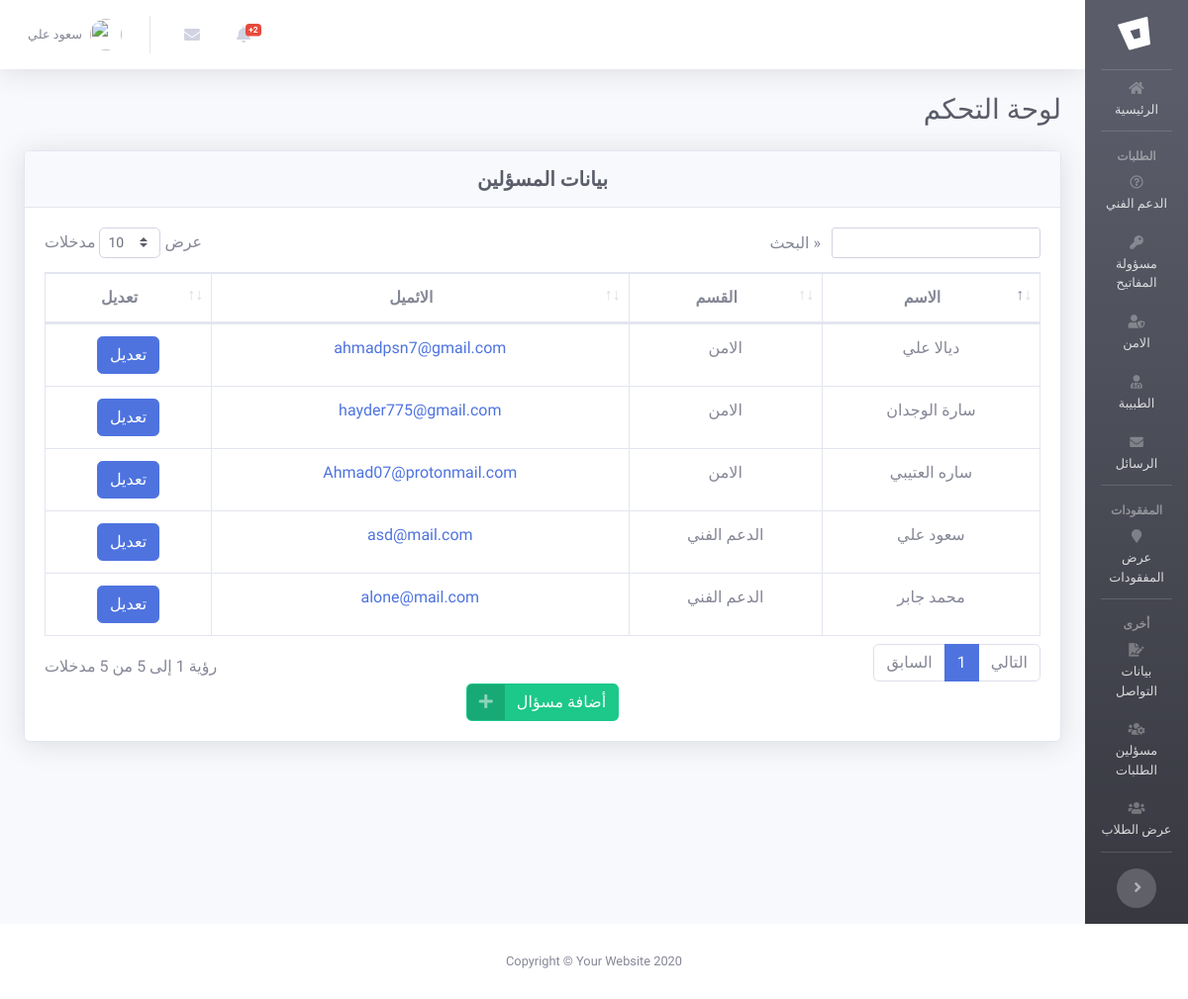
The app's page /dashboard/show-user.php (signed in) with its own data.
### tables this page shows
CREATE TABLE `users` (
  `id` int(11) NOT NULL,
  `name` varchar(225) NOT NULL,
  `email` varchar(225) NOT NULL,
  `password` varchar(225) NOT NULL,
  `roal` int(11) NOT NULL DEFAULT '4',
  `token` varchar(225) NOT NULL,
  `token_end` datetime NOT NULL
);

### dashboard/includes/DataBase.php (called while the page is built, shortened)
<?php
class Database
{
    protected $_db;
    static $_instance;
    private $host = 'localhost';
    private $db_name = 'tvtc_test';
    private $username = 'root';
    private $password = '';
    private function __construct() {
        try{
            $this->_db = new PDO('mysql:host='.$this->host .';dbname='.$this->db_name .';charset=utf8mb4', ''.$this->username .'', ''.$this->password .'', [PDO::ATTR_ERRMODE => PDO::ERRMODE_EXCEPTION,PDO::ATTR_DEFAULT_FETCH_MODE => PDO::FETCH_ASSOC]);
        }catch(PDOException $e){
            $errorId = 6;
            require 'error.php';
            exit;
        }
    }
    public static function getInstance() {
        if (!(self::$_instance instanceof self)) {
            self::$_instance = new self();
        }
        return self::$_instance;
    }
    public function __call ( $method, $args ) {
        if ( is_callable(array($this->_db, $method)) ) {
            return call_user_func_array(array($this->_db, $method), $args);
        }
        else {
            throw new BadMethodCallException('Undefined method Database::' . $method);
        }
    }
}
$conn = Database::getInstance();

### dashboard/show-user.php (the view, shortened to what this page needs)
<?php
function getSection($id){
    $section= "";
    switch ($id){
        case 1:
            $section = "الدعم الفني";
            break;
        case 2:
            $section = "الامن";
            break;
    }
    return $section;
}
?>
<?php include "includes/head.php";?>
<body id="page-top" >
<div id="wrapper">
    <?php include "includes/menu.php" ?>
    <div id="content-wrapper" class="d-flex flex-column">
        <div id="content">
            <nav class="navbar navbar-expand navbar-light bg-white topbar mb-4 static-top shadow">
                <ul class="navbar-nav mr-auto">
                    <?php include "includes/alert.php"?>
                    <?php include "includes/msg.php"?>
                    <?php include "includes/logout-menu.php"?>
                </ul>
            </nav>
            <div class="container-fluid">
                <div class="d-sm-flex align-items-center justify-content-between mb-4">
                    <h1 class="h3 mb-0 text-gray-800 text-right Fonty">لوحة التحكم</h1>
                </div>
                <div class="row">
                    <div class="col-xl-12 col-lg-12">
                        <div class="card shadow mb-4">
                            <div class="card-header py-3 ">
                                <h5 class="m-0 font-weight-bold text-dark text-center">بيانات المسؤلين</h5>
                            </div>
                            <div class="card-body" style="direction: ltr;">
                                <div class="table-responsive">
                                    <table class="table table-bordered text-center" id="dataTable" width="100%" cellspacing="0" dir="rtl">
                                        <thead dir="">
                                        <tr>
                                            <th>الاسم</th>
                                            <th>القسم</th>
                                            <th>الائميل</th>
                                            <th>تعديل</th>
                                        </tr>
                                        </thead>
                                        <tbody>
                                        <?php
                                        $stmt=$conn->prepare("SELECT name,roal,email,id FROM `users` WHERE roal != 4 ");
                                        $stmt->execute();
                                        if($stmt->rowCount() > 0) :
                                        $rows = $stmt->fetchAll();
                                        foreach ($rows as $row) :
                                        ?>
                                        <tr>
                                            <td><?=$row['name']?></td>
                                            <td><?php echo  getSection($row['roal'])?></td>
                                            <td><a href="mailto:<?=$row['email']?>"> <?=$row['email']?> </a></td>
                                            <td><a href="edit-user.php?id=<?=$row['id']?>" class="btn btn-primary">تعديل</a></td>
                                        </tr>
                                        <?php
                                        endforeach;
                                        endif;
                                        ?>
                                        </tbody>
                                    </table>
                                </div>
                                <div class="text-center">
                                    <a href="add-user.php" class="btn btn-success btn-icon-split"><span class="icon text-white-50"><i class="fas fa-plus"></i></span><span class="text"> أضافة مسؤال</span></a>
                                </div>
                            </div>
                        </div>
                    </div>
                </div>
            </div>
        </div>
    </div>
</div>
<footer class="sticky-footer bg-white">
    <div class="container my-auto">
        <div class="copyright text-center my-auto">
            <span>Copyright &copy; Your Website 2020</span>
        </div>
    </div>
</footer>
</body>
</html>

### dashboard/css/mystyle.css (style rules this page uses)
.Fonty { font-family: 'Tajawal', sans-serif; }

### dashboard/show-user.php (style rules this page uses)
.navbar-nav { padding-right: 0; }
* { font-family: 'Tajawal', sans-serif; }

### records on screen
users: name "سعود علي", roal "الدعم الفني", email "asd@mail.com"
users: name "ساره العتيبي", roal "الامن", email "Ahmad07@protonmail.com"
users: name "محمد جابر", roal "الدعم الفني", email "alone@mail.com"
users: name "ديالا علي", roal "الامن", email "ahmadpsn7@gmail.com"
users: name "سارة الوجدان", roal "الامن", email "hayder775@gmail.com"

### other values on screen
$count "2"
$_SESSION['dashName:TVTC'] "سعود علي"
